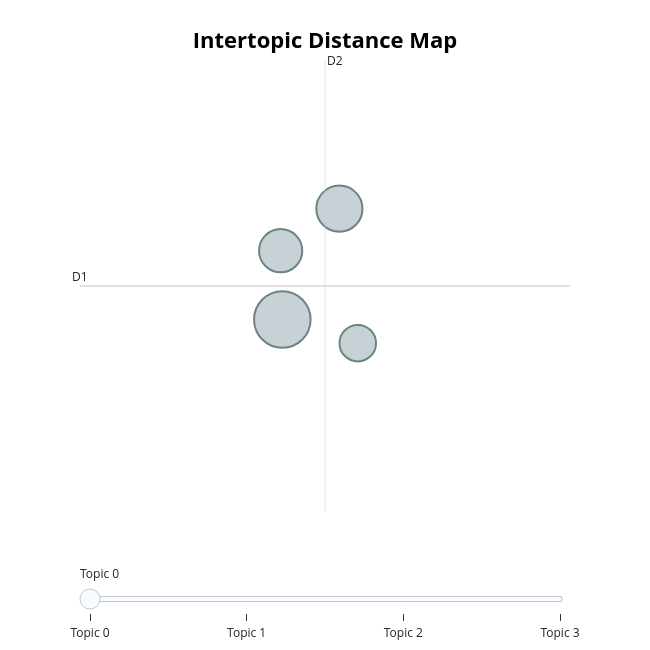

Notebook code for this chart:
### Code cell
model.visualize_topics()

### Figure 1 — Plotly figure (JSON) as saved in the notebook; plotly's stock layout.template omitted (floating-point values rounded to 4 significant figures)
{"data": [{"customdata": [[0, "siemens | geschäftsjahr | 2024 | geschäftsjahr 2024 | siemens konzern", 7], [1, "innomotics | erfolgreich | werte | hervorragenden | eigenständigkeit", 12], [2, "euro | milliarden euro | milliarden | prozent | vergleichbarer basis", 8], [3, "prozent | smart infrastructure | infrastructure | smart | industries", 5]], "hovertemplate": "<b>Topic %{customdata[0]}</b><br>%{customdata[1]}<br>Size: %{customdata[2]}", "legendgroup": "", "marker": {"color": "#B0BEC5", "line": {"color": "DarkSlateGrey", "width": 2}, "size": [7, 12, 8, 5], "sizemode": "area", "sizeref": 0.0075, "symbol": "circle"}, "mode": "markers", "name": "", "orientation": "v", "showlegend": false, "type": "scatter", "x": [12.8, 12.81, 13.36, 13.53], "xaxis": "x", "y": [-14.68, -15.66, -14.09, -16.0], "yaxis": "y"}], "layout": {"annotations": [{"showarrow": false, "text": "D1", "x": 10.88, "y": -15.18, "yshift": 10}, {"showarrow": false, "text": "D2", "x": 13.22, "xshift": 10, "y": -11.97}], "height": 650, "hoverlabel": {"bgcolor": "white", "font": {"family": "Rockwell", "size": 16}}, "legend": {"itemsizing": "constant", "tracegroupgap": 0}, "margin": {"t": 60}, "shapes": [{"line": {"color": "#CFD8DC", "width": 2}, "type": "line", "x0": 13.22, "x1": 13.22, "y0": -18.4, "y1": -11.97}, {"line": {"color": "#9E9E9E", "width": 2}, "type": "line", "x0": 10.88, "x1": 15.56, "y0": -15.18, "y1": -15.18}], "sliders": [{"active": 0, "pad": {"t": 50}, "steps": [{"args": [{"marker.color": [["red", "#B0BEC5", "#B0BEC5", "#B0BEC5"]]}], "label": "Topic 0", "method": "update"}, {"args": [{"marker.color": [["#B0BEC5", "red", "#B0BEC5", "#B0BEC5"]]}], "label": "Topic 1", "method": "update"}, {"args": [{"marker.color": [["#B0BEC5", "#B0BEC5", "red", "#B0BEC5"]]}], "label": "Topic 2", "method": "update"}, {"args": [{"marker.color": [["#B0BEC5", "#B0BEC5", "#B0BEC5", "red"]]}], "label": "Topic 3", "method": "update"}]}], "title": {"font": {"color": "Black", "size": 22}, "text": "<b>Intertopic Distance Map</b>", "x": 0.5, "xanchor": "center", "y": 0.95, "yanchor": "top"}, "width": 650, "xaxis": {"anchor": "y", "domain": [0, 1], "range": [10.88, 15.56], "title": {"text": ""}, "visible": false}, "yaxis": {"anchor": "x", "domain": [0, 1], "range": [-18.4, -11.97], "title": {"text": ""}, "visible": false}}}
